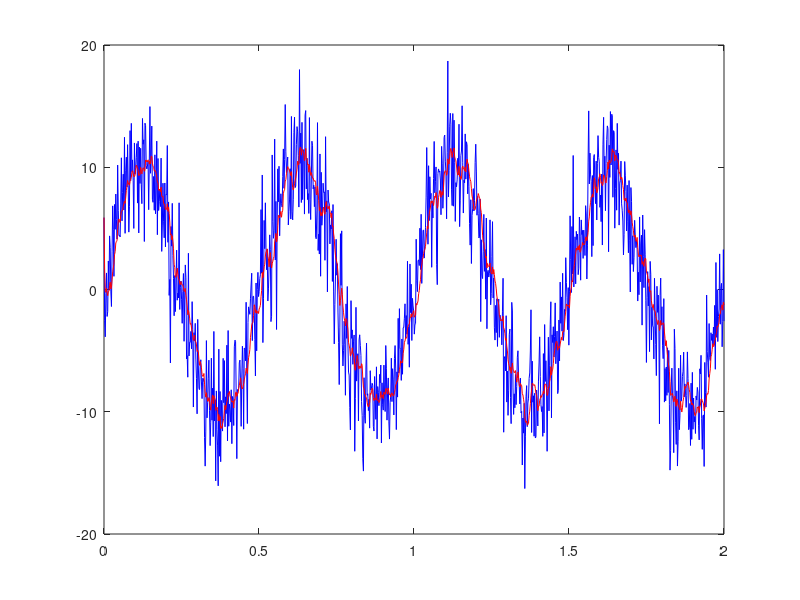

Write the MATLAB code that produced this figure.
%------------------------------------------------------------------
clc
clear
%---------------geração do sin ruidoso-----------------------------

t = linspace(0, 2, 1000);                                       % vetor que vai de 0 a 2 com 1000 divisoes
amplitude = 10;                                                 % amplitude do seno
amplitude_ruido = 3;                                            % amplitude do ruido
frequencia = 2;                                                 % frequencia do seno
                                                                %
                                                                %
sinal_seno = amplitude * sin(2 * pi * frequencia * t);          % A*sen(w*t)
ruido = amplitude_ruido * randn(size(t));                       % B*(valor aleatorio do vetor t)
                                                                %
sinal_com_ruido = sinal_seno + ruido;                           % sinal do seno mais o ruido (no mesmo ponto t)

%---------------filtro do sin ruidoso------------------------------

                                                                %
n_pontos = 10;                                                  % quantidades de pontos para media movel
sinal_filtrado = zeros(size(sinal_com_ruido));                  % vetor com zeros, do mesmo tamanho do sinal ruidoso
                                                                %
for i = 1:length(sinal_com_ruido)                               % contador para alocar o sinal filtrado
    if i <= n_pontos                                            % se a posição for menor que a quantidade de n_pontos
                                                                % consideramos apenas os pontos disponíveis
        sinal_filtrado(i) = mean(sinal_com_ruido(1:i));         % guarda num ponto do vetor, a media aritmetica de um vetor
    else                                                        % se a posição for maior que a quantidade de n_pontos
                                                                % Para os pontos subsequentes, consideramos os pontos vizinhos
        sinal_filtrado(i) = mean(sinal_com_ruido(i-n_pontos:i));% se a posição for a ultima, ele pega a media dos pontos anteriores
    end                                                         % EX: mean(sinal_com_ruido(20-10 : 20) --> faz a media de 10 ate 20 e guarda na posição 20
end                                                             % EX: mean(sinal_com_ruido(1000-10 : 1000) --> faz a media de 990 ate 1000 e guarda na posição 1000
                                                                %
plot(t, sinal_com_ruido, 'b', t, sinal_filtrado, 'r');          %

